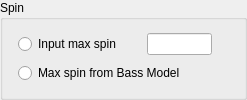
         <widget class="QGroupBox" name="groupBox_4">
          <property name="title">
           <string>Spin</string>
          </property>
          <layout class="QGridLayout" name="gridLayout_7" columnstretch="6,6,1">
           <property name="leftMargin">
            <number>15</number>
           </property>
           <property name="rightMargin">
            <number>12</number>
           </property>
           <item row="1" column="0" colspan="2">
            <widget class="QRadioButton" name="rb_spinBass">
             <property name="sizePolicy">
              <sizepolicy hsizetype="Preferred" vsizetype="Fixed">
               <horstretch>0</horstretch>
               <verstretch>0</verstretch>
              </sizepolicy>
             </property>
             <property name="text">
              <string>Max spin from Bass Model</string>
             </property>
            </widget>
           </item>
           <item row="0" column="0">
            <widget class="QRadioButton" name="rb_spinMax">
             <property name="sizePolicy">
              <sizepolicy hsizetype="Preferred" vsizetype="Fixed">
               <horstretch>0</horstretch>
               <verstretch>0</verstretch>
              </sizepolicy>
             </property>
             <property name="text">
              <string>Input max spin</string>
             </property>
            </widget>
           </item>
           <item row="0" column="1">
            <widget class="QLineEdit" name="edit_max_spin">
             <property name="sizePolicy">
              <sizepolicy hsizetype="Preferred" vsizetype="Fixed">
               <horstretch>0</horstretch>
               <verstretch>0</verstretch>
              </sizepolicy>
             </property>
             <property name="maximumSize">
              <size>
               <width>65</width>
               <height>16777215</height>
              </size>
             </property>
             <property name="alignment">
              <set>Qt::AlignCenter</set>
             </property>
            </widget>
           </item>
           <item row="0" column="2" rowspan="2">
            <spacer name="horizontalSpacer_11">
             <property name="orientation">
              <enum>Qt::Horizontal</enum>
             </property>
             <property name="sizeHint" stdset="0">
              <size>
               <width>40</width>
               <height>20</height>
              </size>
             </property>
            </spacer>
           </item>
          </layout>
         </widget>
